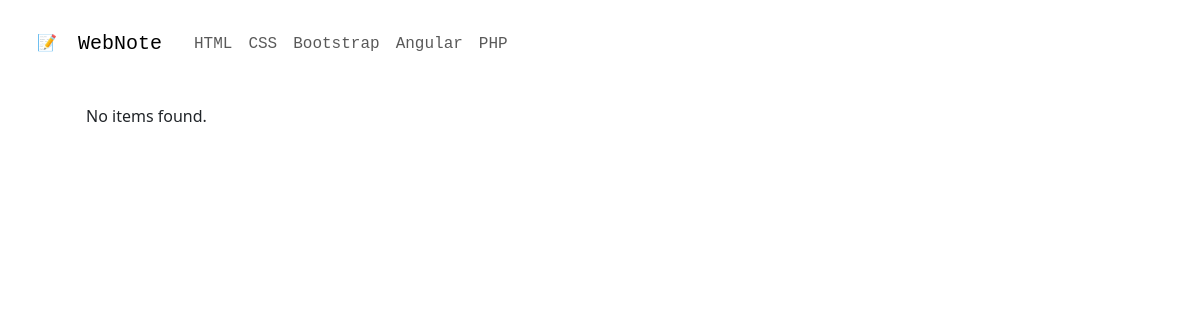
The page /layout/views/angular.php on the database as committed earlier.
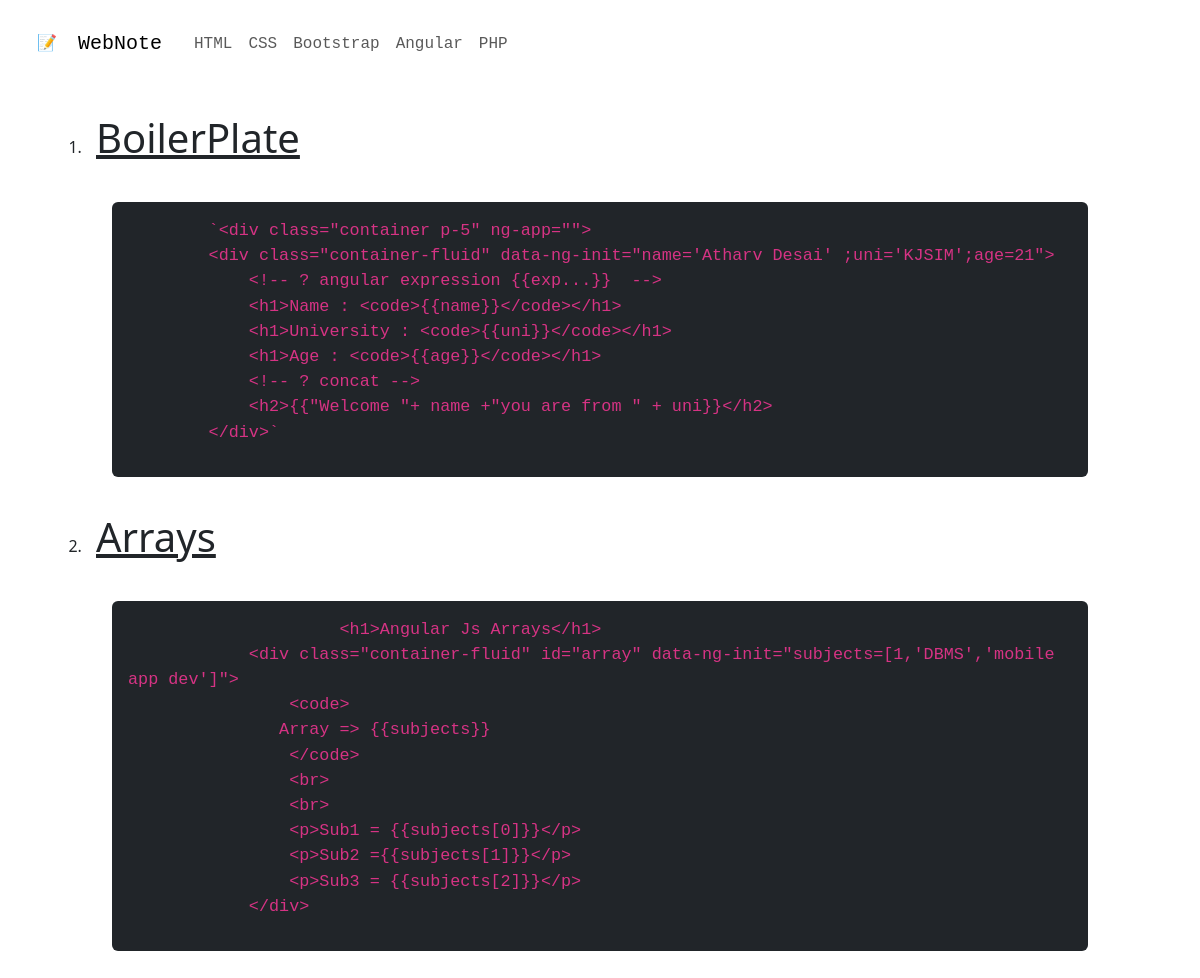
The same page on the database as committed later.
### tables this page shows
CREATE TABLE `content` (
  `Id` int(11) NOT NULL,
  `Context_id` int(11) NOT NULL,
  `Name` text NOT NULL,
  `Description` text NOT NULL,
  `Created_at` timestamp NOT NULL DEFAULT current_timestamp(),
  `Updated_at` timestamp NOT NULL DEFAULT current_timestamp()
);

### layout/views/angular.php (the view, shortened to what this page needs)
<?php
require_once("../../config/dbCon.php");
$connection = getDatabaseMainConnection();
function getAngularData(){
    global $connection;
    $sql = "SELECT * FROM content where context_id = 4";
    $result = $connection->query($sql);
    if ($result->num_rows > 0) {
        while ($row = $result->fetch_assoc()) {
            echo '<li class="nav-item"><span class="nav-link" id="' . $row["Name"] . '"><span class="display-6 text-decoration-underline">' . $row["Name"] . '</span><br><br><div class="p-3 m-3 rounded-2 bg-dark"><code><pre style="font-size:1.05rem">' . (htmlspecialchars($row["Description"])) . '</pre></code></div></li>';
        }
    } else {
        echo "No items found.";
    }
}
?>
<!DOCTYPE html>
<html lang="en">
<head>
    <link rel="stylesheet" href="../../public/css/style.css">
</head>
<body></body>
<div class="body" style="height:auto">
    <div class="d-flex flex-column">
        <div class="col-12">
            <?php include_once('../components/header/user/header.php'); ?>
        </div>
        <div class="container p-4 mt-5">
            <ol type="1">
                <?php getAngularData() ?>
            </ol>
        </div>
    </div>
</div>
</body>
</html>

Rows that differ between the two databases and show on the page:
added content: Name "BoilerPlate", Description "`<div class=\"container p-5\" ng-app=\"\"> <div class=\"container-fluid\" data-ng-init=\"name='Atharv Desai' ;uni='KJSIM';age=21\"> <!-- ? angular expression {{exp...}} --> <h1>Name : <code>{{name}}</code></h1> <h1>University : <code>{{uni}}</code></h1> <h1>Age : <code>{{age}}</code></h1> <!-- ? concat --> <h2>{{\"Welcome \"+ name +\"you are from \" + uni}}</h2> </div>`"
added content: Name "Arrays", Description "<h1>Angular Js Arrays</h1> <div class=\"container-fluid\" id=\"array\" data-ng-init=\"subjects=[1,'DBMS','mobile app dev']\"> <code> Array => {{subjects}} </code> <br> <br> <p>Sub1 = {{subjects[0]}}</p> <p>Sub2 ={{subjects[1]}}</p> <p>Sub3 = {{subjects[2]}}</p> </div>"
Other text that changed with them:
text no longer shown: "No items found."
